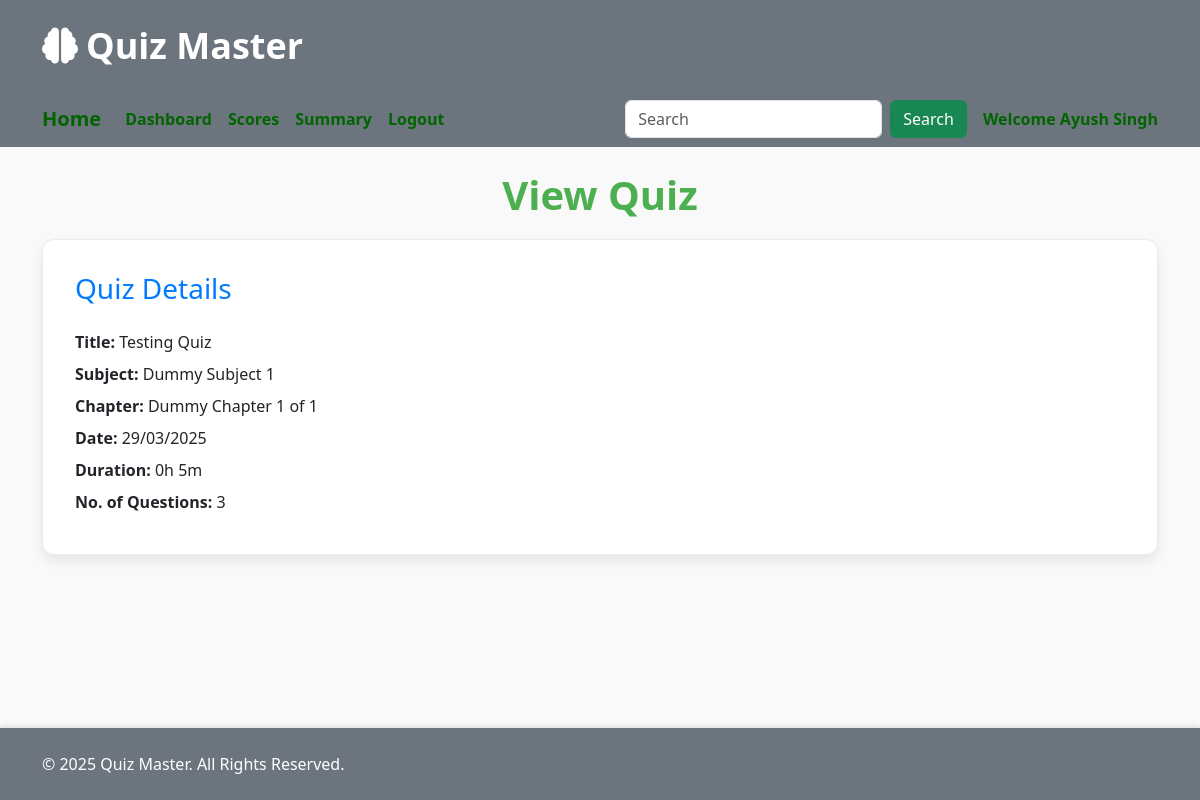
The app's page /view_quiz/1 (signed in) with its own data.
### app.py (models this page shows)
class User(db.Model, UserMixin):
    id = db.Column(db.Integer, primary_key=True)
    username = db.Column(db.String(150), unique=True, nullable=False)
    password = db.Column(db.String(150), nullable=False)
    full_name = db.Column(db.String(150))
    qualification = db.Column(db.String(100))
    dob = db.Column(db.Date)
    role = db.Column(db.String(50), default='user')
    scores = db.relationship('Score', backref='user', lazy=True)

class Quiz(db.Model):
    id = db.Column(db.Integer, primary_key=True)
    title = db.Column(db.String(255), nullable=False)
    chapter_id = db.Column(db.Integer, db.ForeignKey('chapter.id'), nullable=False)
    date_of_quiz = db.Column(db.Date, nullable=False)
    duration = db.Column(db.Time, nullable=False)
    remarks = db.Column(db.String, nullable=True)
    questions = db.relationship('Question', backref='quiz', lazy=True)
    scores = db.relationship('Score', backref='quiz', lazy=True)

class Subject(db.Model):
    id = db.Column(db.Integer, primary_key=True)
    name = db.Column(db.String(150), unique=True, nullable=False)
    description = db.Column(db.Text)
    chapters = db.relationship('Chapter', backref='subject', lazy=True)

class Chapter(db.Model):
    id = db.Column(db.Integer, primary_key=True)
    name = db.Column(db.String(150), nullable=False)
    description = db.Column(db.Text)
    subject_id = db.Column(db.Integer, db.ForeignKey('subject.id'), nullable=False)
    quizzes = db.relationship('Quiz', backref='chapter', lazy=True)

### app.py (the view)
@app.route('/view_quiz/<int:quiz_id>')
@login_required
def view_quiz(quiz_id):
    if current_user.role == 'admin':
        return redirect(url_for('admin_dashboard'))
    quiz = Quiz.query.get_or_404(quiz_id)
    chapter = Chapter.query.get(quiz.chapter_id)
    subject = Subject.query.get(chapter.subject_id)
    questions = Question.query.filter_by(quiz_id=quiz_id).all()
    num_questions = len(questions)  # number of questions count krega
    return render_template('user/view_quiz.html',
                          quiz=quiz,
                          chapter=chapter,
                          subject=subject,
                          questions=questions,
                          num_questions=num_questions)

### app.py (called while the page is built)
@login_manager.user_loader
def load_current_user(user_id):
    return db.session.get(User, int(user_id))  # Fixed LegacyAPIWarning yha se

### templates/user/view_quiz.html (shortened to what this page needs)
<!DOCTYPE html>
<html lang="en">
<head>
    <link href="https://cdn.jsdelivr.net/npm/bootstrap@5.3.0-alpha1/dist/css/bootstrap.min.css" rel="stylesheet">
    <link rel="stylesheet" href="https://cdnjs.cloudflare.com/ajax/libs/font-awesome/6.5.1/css/all.min.css">
</head>
<body>
    <header>
        <div class="container">
            <h1><i class="fas fa-brain me-2"></i>Quiz Master</h1>
        </div>
    </header>
    <nav class="navbar navbar-expand-lg navbar-custom">
        <div class="container">
            <a class="navbar-brand" href="/">Home</a>
            <div class="collapse navbar-collapse" id="navbarNav">
                <ul class="navbar-nav me-auto mb-2 mb-lg-0">
                    <li class="nav-item">
                        <a class="nav-link" href="/user/dashboard">Dashboard</a>
                    </li>
                    <li class="nav-item">
                        <a class="nav-link" href="/scores">Scores</a>
                    </li>
                    <li class="nav-item">
                        <a class="nav-link" href="/summary">Summary</a>
                    </li>
                    <li class="nav-item">
                        <a class="nav-link" href="/logout">Logout</a>
                    </li>
                </ul>
                <form method="GET" action="/search" class="d-flex me-3">
                    <input type="text" name="search" class="form-control me-2" placeholder="Search">
                    <button type="submit" class="btn btn-success">Search</button>
                </form>
                <span class="navbar-text">Welcome {{ current_user.full_name }}</span>
            </div>
        </div>
    </nav>
    <main class="content">
        <div class="container my-4">
            <h1 class="header-title">View Quiz</h1>
            <div class="quiz-details">
                <h3>Quiz Details</h3>
                <p><strong>Title:</strong> {{ quiz.title }}</p>
                <p><strong>Subject:</strong> {{ subject.name }}</p>
                <p><strong>Chapter:</strong> {{ chapter.name }}</p>
                <p><strong>Date:</strong> {{ quiz.date_of_quiz.strftime('%d/%m/%Y') }}</p>
                <p><strong>Duration:</strong> {{ quiz.duration.hour }}h {{ quiz.duration.minute }}m</p>
                <p><strong>No. of Questions:</strong> {{ num_questions }}</p>
            </div>
    </main>
    <footer>
        <div class="container">
            <p class="mb-0">© 2025 Quiz Master. All Rights Reserved.</p>
        </div>
    </footer>
</body>
</html>

### templates/user/view_quiz.html (style rules this page uses)
body { background-color: #f9f9f9; font-family: 'Segoe UI', Tahoma, Geneva, Verdana, sans-serif; min-height: 100vh; display: flex; flex-direction: column; }
header { background-color: #6c757d; color: white; padding: 1.5rem 0; box-shadow: 0 2px 4px rgba(0,0,0,0.1); }
header h1 { margin: 0; font-size: 2.25rem; font-weight: 600; }
.navbar-custom { background-color: #6c757d; }
.navbar-custom .navbar-brand, .navbar-custom .nav-link { color: #006400; font-weight: bold; }
.navbar-custom .navbar-text { color: #006400; font-weight: bold; }
.content { flex: 1 0 auto; }
.header-title { color: #4CAF50; font-weight: bold; margin-bottom: 20px; text-align: center; }
.quiz-details { background: white; border-radius: 12px; padding: 2rem; box-shadow: 0 6px 12px rgba(0,0,0,0.08); margin-bottom: 2rem; border: 1px solid #e9ecef; }
.quiz-details h3 { color: #007bff; font-weight: 500; margin-bottom: 1.5rem; }
.quiz-details p { margin: 0.5rem 0; font-size: 1rem; }
footer { background-color: #6c757d; color: white; padding: 1.5rem 0; box-shadow: 0 -2px 4px rgba(0,0,0,0.1); }

### records on screen
User: full_name "Ayush Singh"
Quiz: title "Testing Quiz", date_of_quiz "29/03/2025", duration.hour "0", duration.minute "5"
Subject: name "Dummy Subject 1"
Chapter: name "Dummy Chapter 1 of 1"

### other values on screen
{{ num_questions }} "3"
